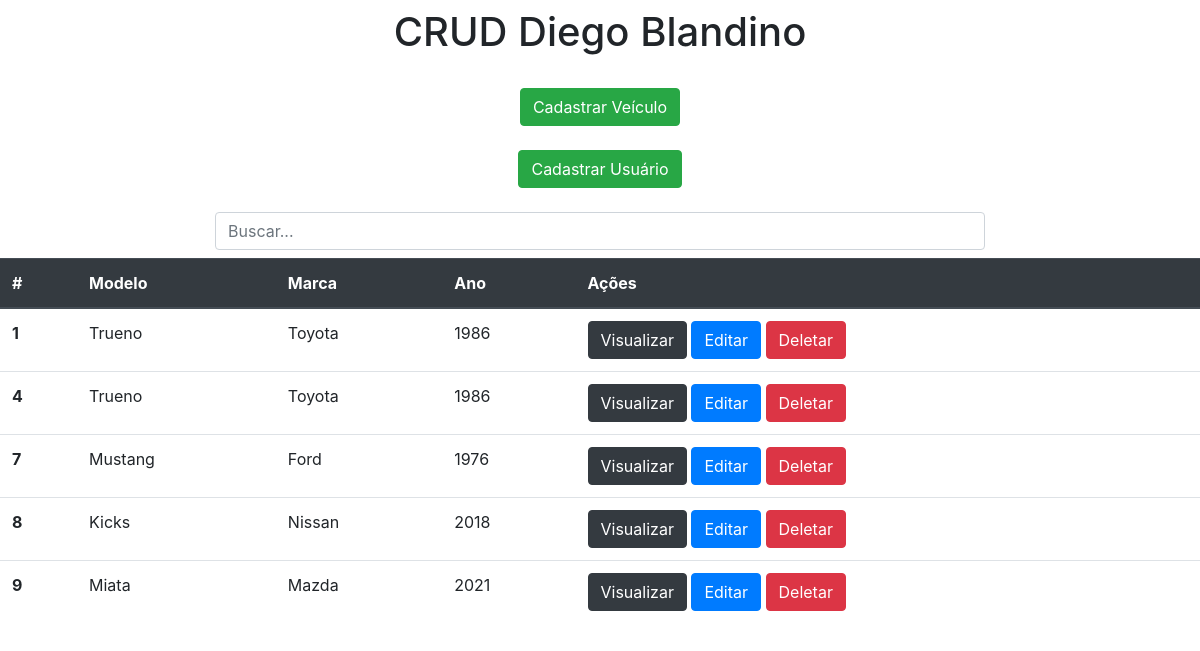
/ (signed in), run on an earlier commit of the app's database.
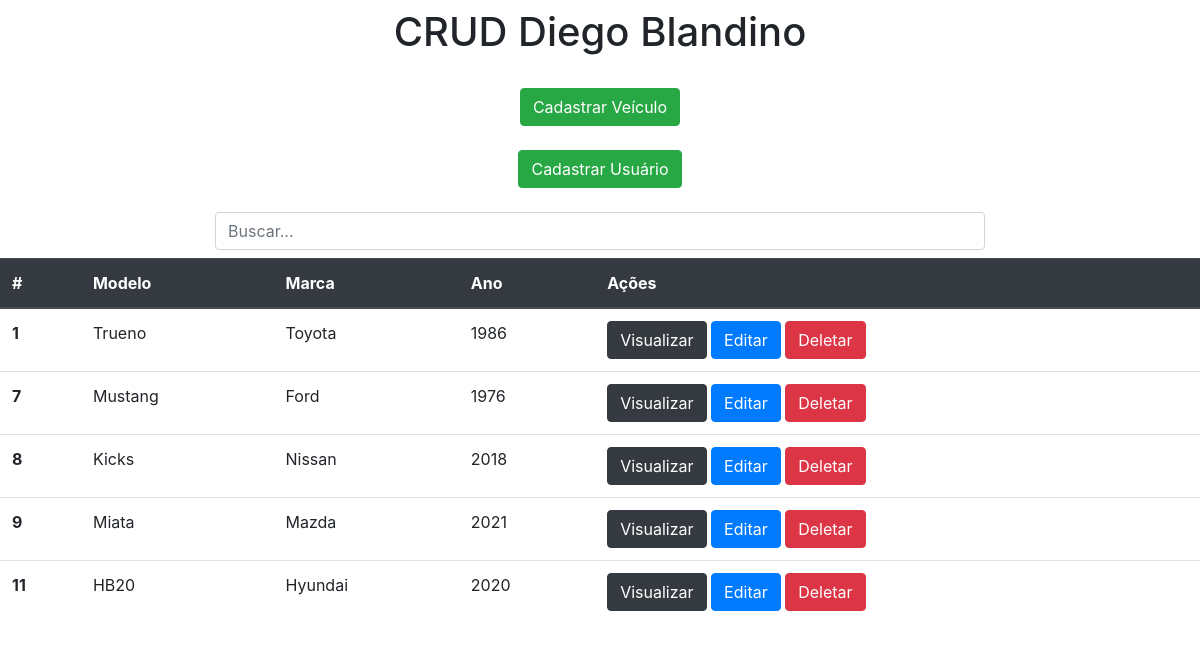
And on a later commit of the database.
### app/models.py (models this page shows)
class Carros(models.Model):
    modelo = models.CharField(max_length=150)
    marca = models.CharField(max_length=100)
    ano = models.IntegerField()

### app/views.py (the view)
# urls.py: 2. Add a URL to urlpatterns:  path('', views.home, name='home')
def home(request):
    if request.method == 'GET':
        isLogged = request.session.get('isLogged')
        if isLogged != True:
            return redirect('login')
        data = {}
        search = request.GET.get('search')
        if search:
            data['db'] = Carros.objects.filter(modelo__icontains=search)
        else:
            data['db'] = Carros.objects.all()
        return render(request, 'index.html', data)

### app/templates/index.html (shortened to what this page needs)
<!DOCTYPE html>
<html lang="pt-br">
<head>
    <link rel="stylesheet" href="https://stackpath.bootstrapcdn.com/bootstrap/4.4.1/css/bootstrap.min.css">
</head>
<body>
    <div class="col-8 m-auto pt-2 pb-2 text-center">
        <h1>CRUD Diego Blandino</h1>
    </div>
    <div class="col-8 m-auto pt-3 pb-2 text-center">
        <a href="/form" class="btn btn-success">Cadastrar Veículo</a>
    </div>
     <div class="col-8 m-auto pt-3 pb-2 text-center">
        <a href="/cadastro" class="btn btn-success">Cadastrar Usuário</a>
    </div>
    <div class="col-8 m-auto pt-3 pb-2 text-center">
        <form method="get">
            <input type="text" id="search" name="search" class="form-control" placeholder="Buscar...">
        </form>
    </div>
    <table class="table">
  <thead class="thead-dark">
    <tr>
      <th scope="col">#</th>
      <th scope="col">Modelo</th>
      <th scope="col">Marca</th>
      <th scope="col">Ano</th>
      <th scope="col">Ações</th>
    </tr>
  </thead>
  <tbody>
  {% if error %} <span>{{ error }}</span> {% else %}
      {% for dbs in db %}
       <tr>
          <th>{{dbs.id}}</th>
          <td>{{dbs.modelo}}</td>
          <td>{{dbs.marca}}</td>
          <td>{{dbs.ano}}</td>
          <td>
              <a href="/view/{{dbs.id}}/" class="btn btn-dark">Visualizar</a>
              <a href="/edit/{{dbs.id}}/" class="btn btn-primary">Editar</a>
              <a href="/delete/{{dbs.id}}/" class="btn btn-danger btnDel">Deletar</a>
          </td>
        </tr>
      {% endfor %}
  {% endif %}
  </tbody>
</table>
    {% load static %}
</body>
</html>

What changed in the data, as far as the page shows it:
removed Carros: id "4", modelo "Trueno", marca "Toyota", ano "1986"
added Carros: id "11", modelo "HB20", marca "Hyundai", ano "2020"
